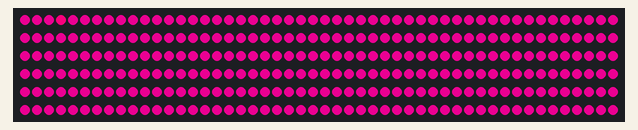
Simulated run of this sketch. Board: Arduino Uno, built with avr-gcc and run on an emulated ATmega328P. Parts: 300 RGB LEDs in strip order, left to right, continuing on the next row. Random numbers use the default seed unless the sketch sets one.

Above: at 0.17 s.
At 4.71 s:
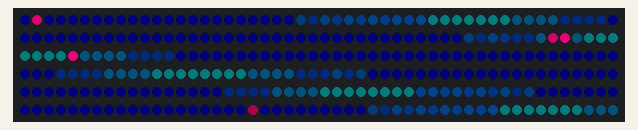
At 9.5 s:
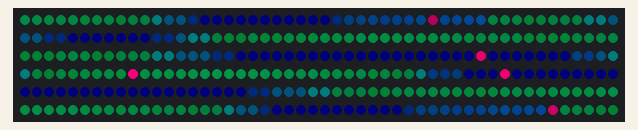
At 18.98 s:
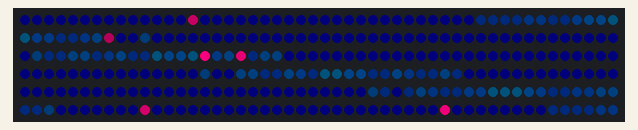
At 27.7 s:
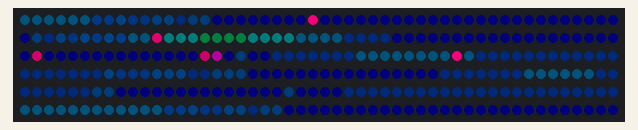
At 37.9 s:
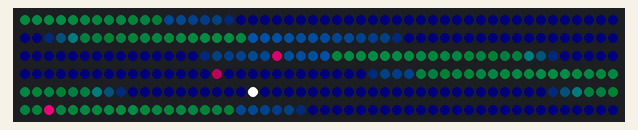

The sketch:

girland1.ino
```cpp
#include <Adafruit_NeoPixel.h>
#ifdef __AVR__
  #include <avr/power.h>
#endif
#define PIN            A0
#define NUMPIXELS      300
#define PINK 5
#define PINK_FALL 16
Adafruit_NeoPixel pixels = Adafruit_NeoPixel(NUMPIXELS, PIN, NEO_GRBW + NEO_KHZ800);
uint16_t sin(uint32_t _x){
  uint8_t x = _x;
  if(x<64){
    return 0;
  }else if(x<128){
    return x-64;
  }else if(x<192){
    return (192-x);
  }else{
    return 0;
  }
}
uint16_t sin1(uint32_t x){
  x = x%256;
  if(x<128){
    return x;
  }else{
    return (255-x);
  }
}
uint32_t t=0;
int16_t a = 32;
int16_t x = 8;
int16_t v = 32;

void setup() {
  pixels.begin(); // This initializes the NeoPixel library.
    for(int i=0;i<NUMPIXELS;i++){
      pixels.setPixelColor(i, pixels.Color(255,255,255));
    }
}
uint8_t green;
uint8_t blue;
uint8_t red;
uint32_t nextPinkTime = 3;
uint32_t nextBlackTime = 10;
uint16_t nextPink = 3;
void loop() {
  t++;
  for(int i=0;i<NUMPIXELS;i++){
    red = pixels.getPixelColor(i)>>16;
    int next = i+1;
    if(next < NUMPIXELS && pixels.getPixelColor(next) == 0){
      pixels.setPixelColor(i, 0);
      continue;
    }
    if(t == nextPinkTime && i==nextPink){
      pixels.setPixelColor(i, pixels.Color(255,255,255));
    }else{
      uint16_t color = sin(i*3-t*4/8)*sin(t*4);
      color += sin(i*4+t*17/8)*sin(t*3);
      uint16_t color1 = sin(i*59+t*3/8)*sin(t*2);
      color1+= sin(i*5-t*2/8)*sin(t*3);
      //blue+= sin(i*113/a+t*3/x)*sin(t*47/v);
      //blue+= sin(i*197/a-t*4/x)*sin(t*89/v);
      //blue+= sin(i*67/a+t*3/x)*sin(t*109/v);
      if(color > color1){
        blue = color>>9;
        if(red > 40){
          red -= PINK_FALL;
          green = 0;
          uint8_t b = red>>1;
          if(blue < b) blue = b;
        }else{
          green = color>>8;
          red = 0;
        }
      }else{
        green = color>>7;
        if(red > 40){
          red -= PINK_FALL;
          green = 0;
          uint8_t b = red>>1;
          if(blue < b) blue = b;
        }else{
          blue = color>>6;
          red = 0;
        }
      }
      if(blue<2) blue = 3;
      pixels.setPixelColor(i, pixels.Color(red,green,blue));
    }
  }
  if(t >= nextPinkTime){
    nextPinkTime += random(1, PINK
    );
    nextPink = random(NUMPIXELS);
  }/*
  if(t >= (nextBlackTime)){
    nextBlackTime += random(130, 390);
  }else if(t >= (nextBlackTime-3)){
    pixels.setPixelColor(NUMPIXELS-1, 0);
  }*/
  pixels.show(); // This sends the updated pixel color to the hardware.
}
```
